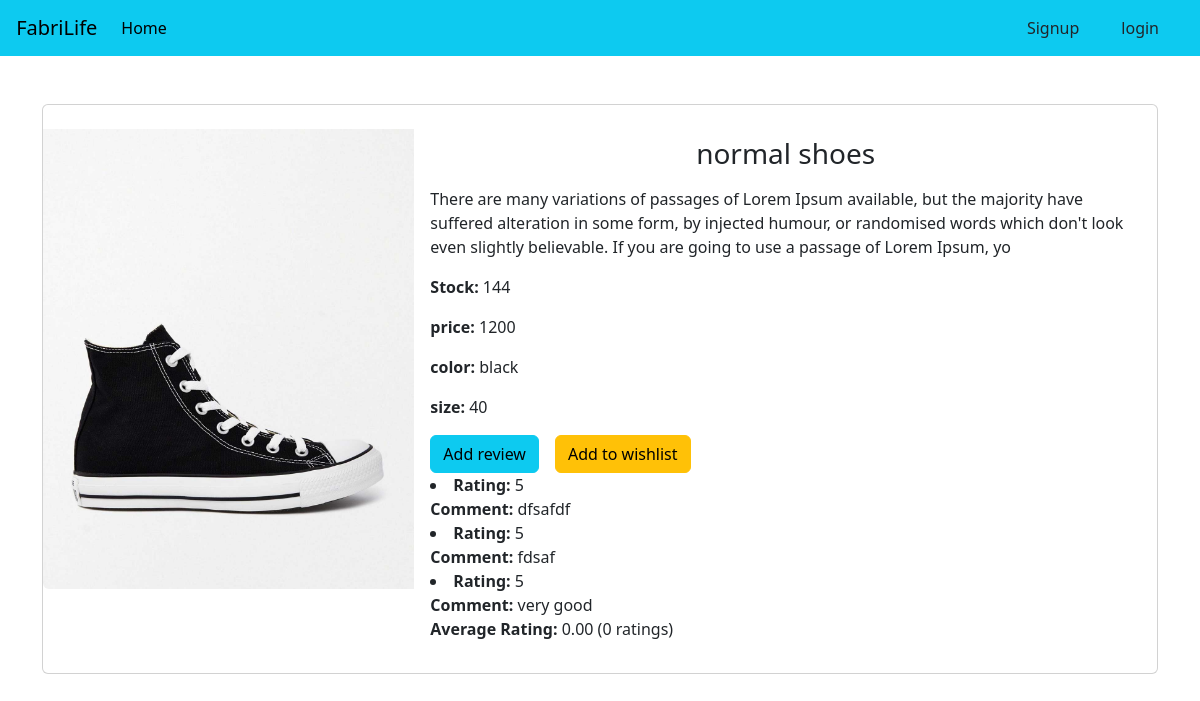
Before: /19 with the older database file.
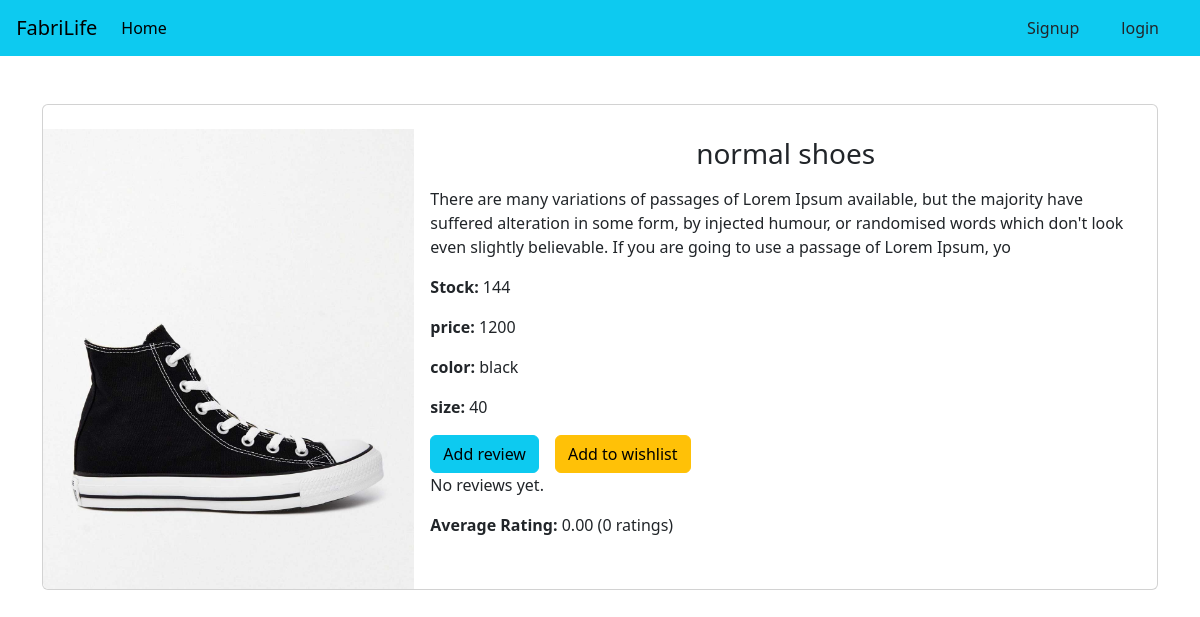
After: the same page with the newer database file.
### product/models.py (models this page shows, shortened)
class Review(models.Model):
    comment = models.TextField(max_length=300)
    date = models.DateTimeField(auto_now_add=True)
    rating = models.PositiveIntegerField(default=5)
    user = models.ForeignKey(User,on_delete=models.CASCADE)
    product = models.ForeignKey(Product,on_delete=models.CASCADE)

### product/views.py (the view)
# urls.py: path('<int:product_id>',views.details,name='details'),
def details(request,product_id):
    product = get_object_or_404(Product,pk=product_id)
    reviews = Review.objects.filter(product=product)
    average_rating = product.average_rating
    total_ratings = product.total_ratings
    if request.method == 'POST':
        form = ReviewForm(request.POST)
        if form.is_valid():
            review = form.save(commit=False)
            review.product = product
            review.user = request.user
            review.save()
            Product.update_average_rating()
            return redirect('detail', product_id=product.id)
    else:
        form = ReviewForm()
    return render(request, 'details.html', {'product': product, 'reviews': reviews, 'average_rating': average_rating, 'total_ratings': total_ratings, 'form': form})

### product/templates/details.html
{% extends "base.html" %}
{% block body %}
<div class="card mb-3" >
  <div class="row g-0">
    <div class="col-md-4">
      <img src="{{product.image.url}}" class="img-fluid rounded-start pt-4" alt="...">
    </div>
    <div class="col-md-8">
      <div class="card-body ">
        <h5 class="card-title fs-3 text-center my-3">{{product.product_name}}</h5>
        <p class="card-text">{{product.description}}</p>
        <p class="card-text"><b>Stock: </b>{{product.stock}}</p>
        <p class="card-text"><b>price: </b>{{product.price}}</p>
        <p class="card-text"><b>color: </b>{{product.color}}</p>
        <p class="card-text"><b>size: </b>{{product.size}}</p>
        <div class="d-flex gap-3">
          <a href="{% url 'review' product.id %}" class="btn btn-info">Add review</a>
        <a href="{% url 'add_to_wishlist' product.id %}" class="btn btn-warning">Add to wishlist</a>
        </div>
        {% for review in reviews %}
        <li>
            <strong>Rating:</strong> {{ review.rating }}<br>
            <strong>Comment:</strong> {{ review.comment }}
        </li>
        {% empty %}
        <p>No reviews yet.</p>
    {% endfor %}
    <p><strong>Average Rating:</strong> {{ average_rating }} ({{ total_ratings }} ratings)</p>
      </div>
    </div>
  </div>
</div>
{% endblock body %}

Changed rows visible on the page:
removed Review: rating "5", comment "dfsafdf"
removed Review: rating "5", comment "fdsaf"
removed Review: rating "5", comment "very good"
Other visible differences:
text now shown: "No reviews yet."
